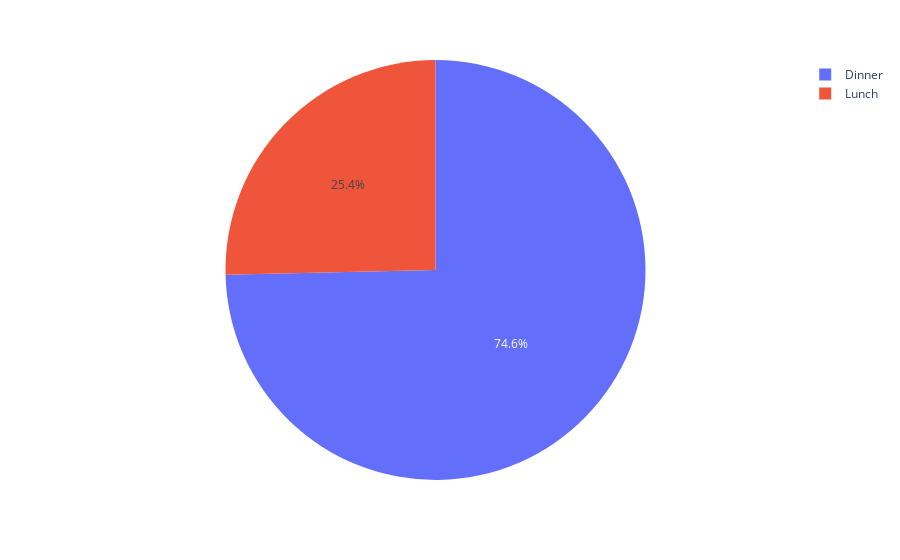

The code cell stored with this chart in its notebook:
### Code cell
pie_2 = px.pie(dataset, values="tip", names="time")
pie_2.show()

### Figure 1 — Plotly figure (JSON) as saved in the notebook; plotly's stock layout.template omitted (floating-point values rounded to 4 significant figures; data arrays with more than 128 entries replaced by an {"elided": "..."} marker saying what was removed)
{"data": [{"domain": {"x": [0, 1], "y": [0, 1]}, "hovertemplate": "time=%{label}<br>tip=%{value}<extra></extra>", "labels": {"elided": "244 str values"}, "legendgroup": "", "name": "", "showlegend": true, "type": "pie", "values": {"elided": "244 float values"}}], "layout": {"legend": {"tracegroupgap": 0}, "margin": {"t": 60}}}
